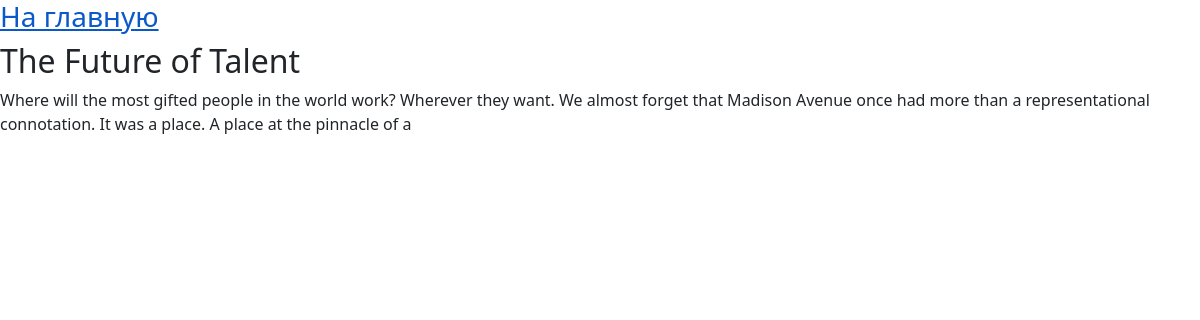
The app's page /post/4/ with its own data.
### portfolio/models.py (models this page shows, shortened)
class Post(models.Model):
	title = models.CharField(max_length=50)
	body = models.TextField(max_length=300)
	resource_name = models.CharField(max_length=40)
	resource_url = models.URLField()

### portfolio/views.py (the view)
# urls.py: path('post/<int:pk>/', BlogDetailView.as_view(), name='post_detail'),
class BlogDetailView(DetailView):
	model = Post
	template_name = 'post_detail.html'

### templates/post_detail.html
{% extends 'base.html' %}
{% block header %}
	<header>
		<h3><a href="{% url 'home' %}">На главную</a></h3>
	</header>
{% endblock header %}
{% block content %}
	<div class='post-entry'>
		<h2>{{ object.title }}</h2>
		<p>{{ object.body }}</p>
	</div>
{% endblock content %}

### static/css/base.css (style rules this page uses)
body { background-color: grey; }
a { color: inherit; text-decoration: inherit; }

### records on screen
Post: title "The Future of Talent", body "Where will the most gifted people in the world work? Wherever they want. We almost forget that Madison Avenue once had more than a representational connotation. It was a place. A place at the pinnacle of a"
